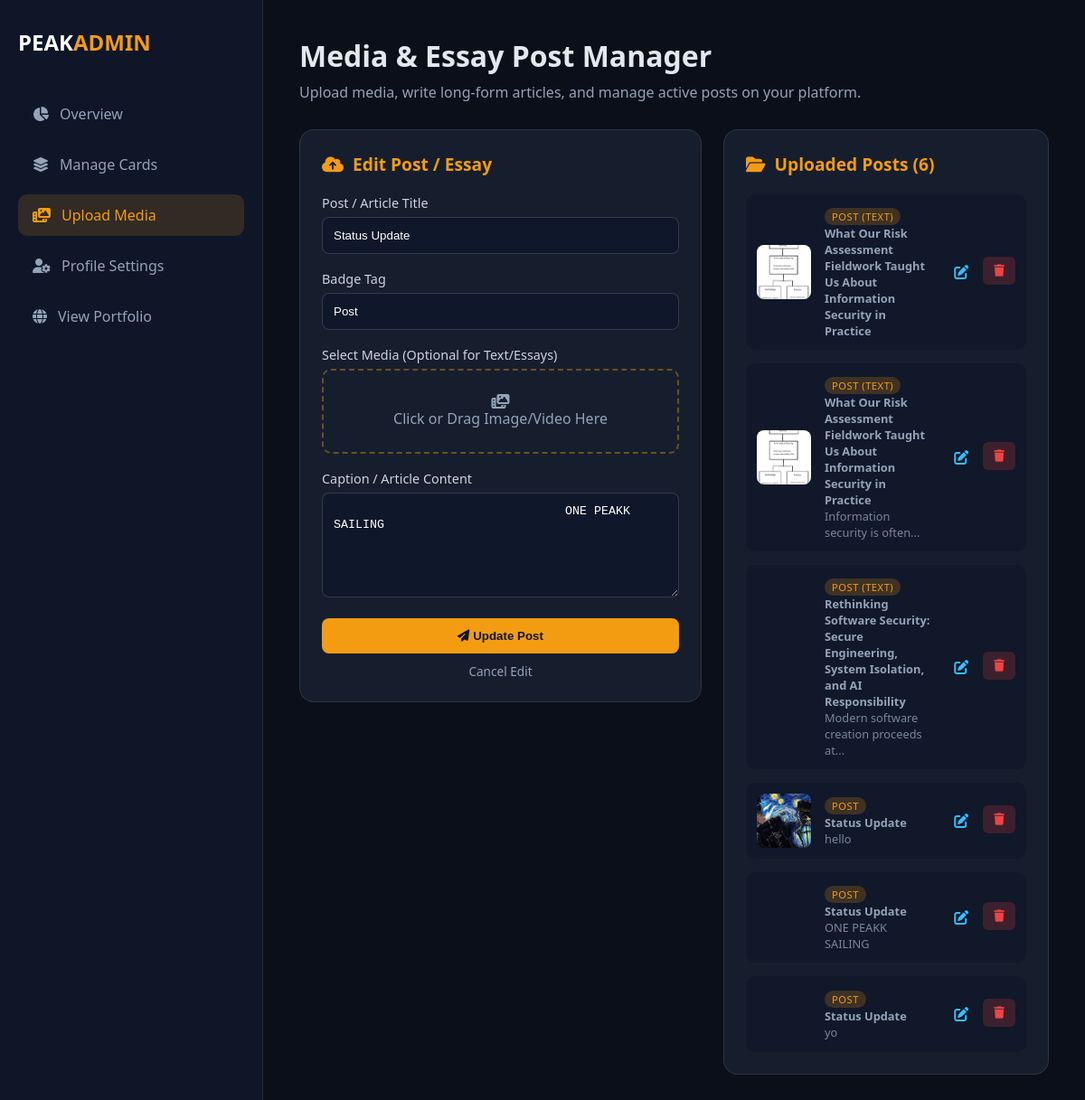
The app's page /dashboard/post?edit_id=2 (signed in) with its own data.
### app.py (models this page shows)
class MediaUpload(db.Model):
    id = db.Column(db.Integer, primary_key=True)
    title = db.Column(db.String(100), nullable=True)
    caption = db.Column(db.Text, nullable=True)
    badge = db.Column(db.String(50), default="Featured")
    filename = db.Column(db.String(255), nullable=True)
    media_type = db.Column(db.String(10), nullable=True)
    created_at = db.Column(db.DateTime, default=datetime.utcnow)

### app.py (the view)
@app.route('/dashboard/post')
@login_required
def dashboard_post():
    edit_id = request.args.get('edit_id', type=int)
    edit_post = MediaUpload.query.get(edit_id) if edit_id else None
    uploads = MediaUpload.query.order_by(MediaUpload.id.desc()).all()
    return render_template('dashboard_post.html', uploads=uploads, edit_post=edit_post)

### app.py (called while the page is built)
@login_manager.user_loader
def load_user(user_id):
    return db.session.get(User, int(user_id))

### templates/dashboard_post.html (shortened to what this page needs)
<!DOCTYPE html>
<html lang="en">
<head>
    <link rel="stylesheet" href="https://cdnjs.cloudflare.com/ajax/libs/font-awesome/6.4.0/css/all.min.css">
    <link rel="stylesheet" href="{{ url_for('static', filename='css/dashboard.css') }}">
</head>
<body class="dashboard-body">
    <div class="dashboard-container">
        <aside class="dashboard-sidebar">
            <div class="brand">
                <h2>PEAK<span>ADMIN</span></h2>
            </div>
            <nav class="dash-nav">
                <a href="{{ url_for('dashboard') }}">
                    <i class="fa-solid fa-chart-pie"></i> Overview
                </a>
                <a href="{{ url_for('dashboard_cards') }}">
                    <i class="fa-solid fa-layer-group"></i> Manage Cards
                </a>
                <a href="{{ url_for('dashboard_post') }}" class="active">
                    <i class="fa-solid fa-photo-film"></i> Upload Media
                </a>
                <a href="{{ url_for('dashboard_profile_page') }}">
                    <i class="fa-solid fa-user-gear"></i> Profile Settings
                </a>
                <a href="{{ url_for('home') }}">
                    <i class="fa-solid fa-globe"></i> View Portfolio
                </a>
            </nav>
        </aside>
        <main class="dashboard-content">
            <header class="dash-header">
                <h1>Media & Essay Post Manager</h1>
                <p>Upload media, write long-form articles, and manage active posts on your platform.</p>
            </header>
            <div class="dash-grid">
                <div class="dash-card">
                    <h3>
                        <i class="fa-solid fa-cloud-arrow-up"></i>
                        {% if edit_post %}Edit Post / Essay{% else %}New Media or Essay Post{% endif %}
                    </h3>
                    <form action="{% if edit_post %}{{ url_for('update_media', upload_id=edit_post.id) }}{% else %}{{ url_for('upload_media') }}{% endif %}"
                          method="POST"
                          enctype="multipart/form-data"
                          class="dash-form">
                        <div class="form-group">
                            <label for="title">Post / Article Title</label>
                            <input type="text" id="title" name="title" class="form-control"
                                   placeholder="e.g. Rethinking Software Security..."
                                   value="{{ edit_post.title if edit_post else '' }}">
                        </div>
                        <div class="form-group">
                            <label for="badge">Badge Tag</label>
                            <input type="text" id="badge" name="badge" class="form-control"
                                   placeholder="e.g. POST (TEXT), Article, Essay"
                                   value="{{ edit_post.badge if edit_post else 'POST (TEXT)' }}">
                        </div>
                        <div class="form-group">
                            <label>Select Media (Optional for Text/Essays)</label>
                            <div class="file-upload-wrapper">
                                <div class="file-dummy">
                                    <i class="fa-solid fa-photo-film"></i>
                                    <span id="file-label">Click or Drag Image/Video Here</span>
                                </div>
                            </div>
                        </div>
                        <div class="form-group">
                            <label for="caption_editor">Caption / Article Content</label>
                            <textarea id="caption_editor" name="caption" rows="6">
                                {{ edit_post.caption if edit_post else '' }}
                            </textarea>
                        </div>
                        <div class="form-actions" style="margin-top: 15px;">
                            <button type="submit" class="btn-submit">
                                <i class="fa-solid fa-paper-plane"></i>
                                {% if edit_post %}Update Post{% else %}Post Media{% endif %}
                            </button>
                            {% if edit_post %}
                                <a href="{{ url_for('dashboard_post') }}"
                                   style="display: block; text-align: center; color: #94a3b8; margin-top: 10px; text-decoration: none; font-size: 0.85rem;">
                                    Cancel Edit
                                </a>
                            {% endif %}
                        </div>
                    </form>
                </div>
                <div class="dash-card">
                    <h3><i class="fa-solid fa-folder-open"></i> Uploaded Posts ({{ uploads|length if uploads else 0 }})</h3>
                    <div class="card-list">
                        {% if uploads %}
                            {% for item in uploads %}
                            <div class="card-item">
                                <div class="thumb-box">
                                    {% if item.filename %}
                                        {% if item.media_type == 'image' %}
                                            <img src="{{ url_for('static', filename='uploads/' + item.filename) }}" alt="Media">
                                        {% else %}
                                            <video src="{{ url_for('static', filename='uploads/' + item.filename) }}" muted></video>
                                        {% endif %}
                                    {% else %}
                                        <div style="display: flex; align-items: center; justify-content: center; height: 100%; background: #1e293b; color: #f59e0b;">
                                            <i class="fa-solid fa-file-lines" style="font-size: 1.5rem;"></i>
                                        </div>
                                    {% endif %}
                                </div>
                                <div class="card-info">
                                    <span class="badge">{{ item.badge or item.media_type|upper or 'POST' }}</span>
                                    <p><strong>{{ item.title or 'Untitled Post' }}</strong></p>
                                    <p style="font-size: 0.8rem; opacity: 0.8;">{{ item.caption|striptags|truncate(40) }}</p>
                                </div>
                                <div class="card-actions" style="display: flex; gap: 6px;">
                                    <a href="{{ url_for('dashboard_post', edit_id=item.id) }}" class="btn-edit" title="Edit Post" style="padding: 6px 10px; color: #38bdf8;">
                                        <i class="fa-solid fa-pen-to-square"></i>
                                    </a>
                                    <form action="{{ url_for('delete_media', upload_id=item.id) }}" method="POST" onsubmit="return confirm('Delete this media file?');" style="margin: 0;">
                                        <button type="submit" class="btn-delete" title="Delete Media">
                                            <i class="fa-solid fa-trash"></i>
                                        </button>
                                    </form>
                                </div>
                            </div>
                            {% endfor %}
                        {% else %}
                            <p class="empty-msg">No media uploads found. Use the form to post videos, images, or articles!</p>
                        {% endif %}
                    </div>
                </div>
            </div>
        </main>
    </div>
</body>
</html>

### static/css/dashboard.css (style rules this page uses)
body.dashboard-body { background-color: #0b0f19; color: #e2e8f0; font-family: 'Segoe UI', Tahoma, Geneva, Verdana, sans-serif; margin: 0; padding: 0; }
.dashboard-container { display: flex; min-height: 100vh; }
.dashboard-sidebar { width: 250px; background: rgba(15, 23, 42, 0.95); border-right: 1px solid rgba(255, 255, 255, 0.1); padding: 30px 20px; display: flex; flex-direction: column; }
.dashboard-sidebar .brand h2 { color: #ffffff; font-size: 1.5rem; margin: 0 0 40px 0; }
.dashboard-sidebar .brand span { color: #f39c12; }
.dash-nav a { display: flex; align-items: center; gap: 12px; color: #94a3b8; text-decoration: none; padding: 12px 16px; border-radius: 10px; margin-bottom: 10px; transition: all 0.2s ease; }
.dash-nav a:hover, .dash-nav a.active { background: rgba(243, 156, 18, 0.15); color: #f39c12; }
.dashboard-content { flex: 1; padding: 40px; overflow-y: auto; }
.dash-header { margin-bottom: 30px; }
.dash-header h1 { font-size: 2rem; margin: 0 0 8px 0; }
.dash-header p { color: #94a3b8; margin: 0; }
.dash-grid { display: grid; grid-template-columns: 1fr 1fr; gap: 30px; }
.dash-card { background: rgba(30, 41, 59, 0.6); backdrop-filter: blur(12px); border: 1px solid rgba(255, 255, 255, 0.1); border-radius: 16px; padding: 24px; }
.dash-card h3 { margin: 0 0 20px 0; font-size: 1.2rem; color: #f39c12; display: flex; align-items: center; gap: 10px; }
.dash-form .form-group { margin-bottom: 18px; }
.dash-form label { display: block; margin-bottom: 6px; font-size: 0.9rem; color: #cbd5e1; }
.dash-form input[type="text"], .dash-form textarea { width: 100%; padding: 12px; background: rgba(15, 23, 42, 0.8); border: 1px solid rgba(255, 255, 255, 0.15); border-radius: 8px; color: #ffffff; box-sizing: border-box; }
.file-upload-wrapper { position: relative; height: 90px; border: 2px dashed rgba(243, 156, 18, 0.4); border-radius: 10px; overflow: hidden; }
.file-dummy { display: flex; flex-direction: column; align-items: center; justify-content: center; height: 100%; color: #94a3b8; }
.btn-submit { width: 100%; padding: 12px; background: #f39c12; border: none; border-radius: 8px; color: #0f172a; font-weight: bold; cursor: pointer; transition: background 0.2s; }
.card-list { display: flex; flex-direction: column; gap: 15px; }
.card-item { display: flex; align-items: center; background: rgba(15, 23, 42, 0.7); padding: 12px; border-radius: 10px; gap: 15px; }
.thumb-box { width: 60px; height: 60px; border-radius: 8px; overflow: hidden; flex-shrink: 0; }
.thumb-box img { width: 100%; height: 100%; object-fit: cover; }
.card-info { flex: 1; }
.card-info .badge { font-size: 0.7rem; background: rgba(243, 156, 18, 0.2); color: #f39c12; padding: 2px 8px; border-radius: 12px; }
.card-info p { margin: 0; font-size: 0.8rem; color: #94a3b8; }
.btn-delete { background: rgba(239, 68, 68, 0.2); color: #ef4444; border: none; padding: 8px 12px; border-radius: 6px; cursor: pointer; transition: background 0.2s; }
.thumb-box video { width: 100%; height: 100%; object-fit: cover; border-radius: 8px; }
.card-info .badge { text-transform: uppercase; letter-spacing: 0.5px; }

### templates/dashboard_post.html (style rules this page uses)
.dashboard-content { overflow-x: hidden; width: 100%; box-sizing: border-box; }
.dash-grid { display: grid !important; grid-template-columns: minmax(0, 1fr) 360px !important; gap: 24px !important; align-items: start !important; width: 100% !important; }
.dash-card { min-width: 0 !important; position: relative !important; z-index: 1 !important; }

### records on screen
MediaUpload: title "Status Update", badge "Post", caption "ONE PEAKK SAILING", badge "POST"
MediaUpload: filename (picture), badge "POST (TEXT)", title "What Our Risk Assessment Fieldwork Taught Us About Information Security in Practice"
MediaUpload: filename (picture), badge "POST (TEXT)", title "What Our Risk Assessment Fieldwork Taught Us About Information Security in Practice", caption "Information security is often..."
MediaUpload: badge "POST (TEXT)", title "Rethinking Software Security: Secure Engineering, System Isolation, and AI Responsibility", caption "Modern software creation proceeds at..."
MediaUpload: filename (picture), badge "POST", title "Status Update", caption "hello"
MediaUpload: badge "POST", title "Status Update", caption "yo"

### other values on screen
{{ uploads|length if uploads else 0 }} "6"
